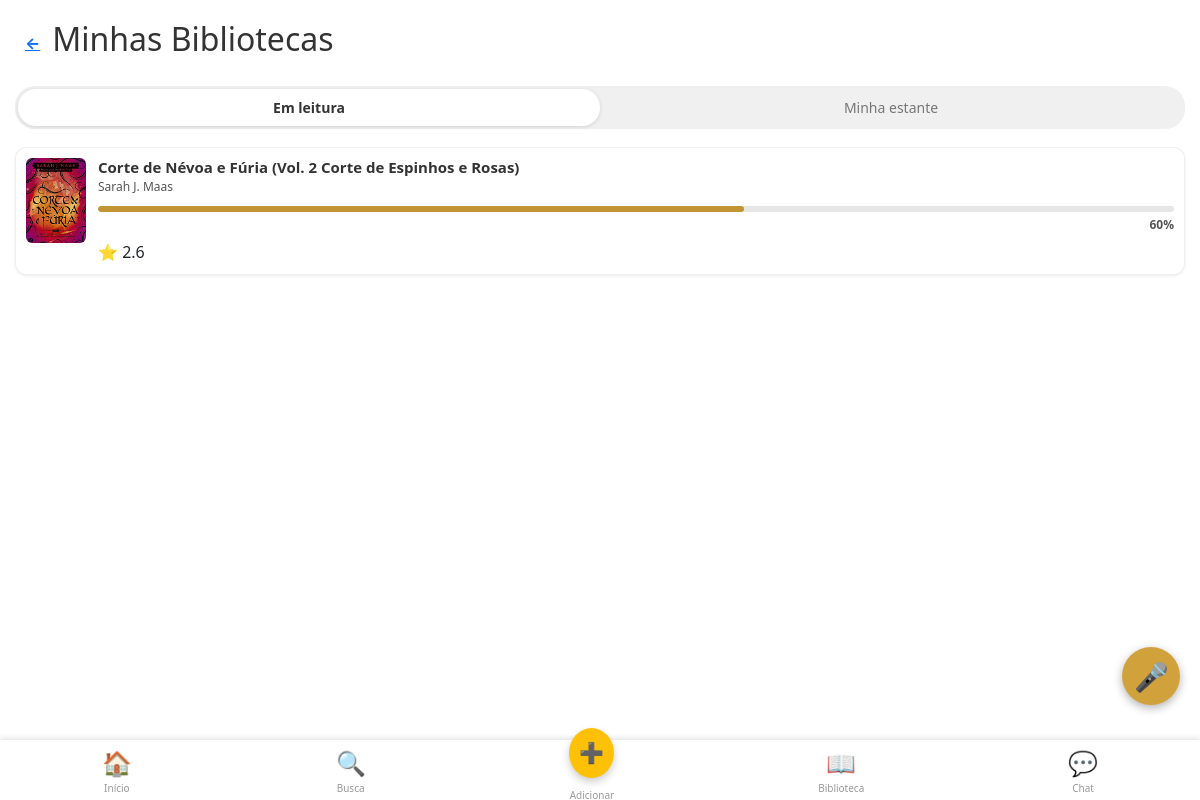
The app's page /biblioteca/ (signed in) with its own data.
### livros/models.py (models this page shows, shortened)
class Livro(models.Model):
    titulo = models.CharField(max_length=200)
    autor = models.CharField(max_length=200)
    genero = models.CharField(max_length=100, choices=GENERO_CHOICES)
    sinopse = models.TextField(blank=True, null=True)
    ficha_tecnica = models.TextField(blank=True, null=True)
    capa = models.ImageField(upload_to='capas/', blank=True, null=True)
    em_alta = models.BooleanField(default=False)
    conteudo = models.TextField(
        blank=True,
        null=True,
        verbose_name="Conteúdo do Livro (Capítulo 1, etc.)"
    )

### livros/views.py (the view)
# urls.py: path('biblioteca/', views.biblioteca, name="biblioteca"),
@login_required
def biblioteca(request):
    tab = request.GET.get('tab', 'leitura')
    em_leitura = []
    estante = []
    if request.user.is_authenticated:
        progresso = (
            ProgressoLeitura.objects
            .filter(usuario=request.user)
            .select_related('livro')
        )
        for p in progresso:
            try:
                percent = int((p.pagina_atual / p.total_paginas) * 100)
            except ZeroDivisionError:
                percent = 0
            media = (
                p.livro.avaliacoes.aggregate(Avg("estrelas"))["estrelas__avg"]
            )
            if media is None:
                media = 0
            em_leitura.append({
                "livro": p.livro,
                "pagina_atual": p.pagina_atual,
                "total_paginas": p.total_paginas,
                "percent": percent,
                "media": round(media, 1),  # 👈 bonitinho para exibir 4.3
            })
    context = {
        "tab": tab,
        "em_leitura": em_leitura,
        "estante": estante,
    }
    return render(request, "livros/biblioteca.html", context)

### livros/templatetags/livros_extras.py (called while the page is built)
@register.filter
def div(pagina_atual, total_paginas):
    try:
        if not total_paginas:
            return 0
        return (pagina_atual / total_paginas) * 100
    except Exception:
        return 0

### livros/templates/livros/biblioteca.html (shortened to what this page needs)
{% extends "global/base.html" %}
{% load static %}
{% load livros_extras %}
{% block content %}
<main class="biblioteca-container">
    <header class="bib-topbar">
        <a href="{% url 'livros:home' %}" class="ico-btn">←</a>
        <h2>Minhas Bibliotecas</h2>
    </header>
    {% with tab=request.GET.tab|default:'leitura' %}
        <div class="bib-tabs">
            <a href="?tab=leitura" class="{% if tab == 'leitura' %}active{% endif %}">Em leitura</a>
            <a href="?tab=estante" class="{% if tab == 'estante' %}active{% endif %}">Minha estante</a>
        </div>
        <section class="bib-lista">
            {% if tab == 'leitura' %}
                {% if em_leitura %}
                    {% for item in em_leitura %}
                        <div class="bib-item">
                            <img src="{{ item.livro.capa.url }}" class="bib-capa" alt="{{ item.livro.titulo }}">
                            <div class="bib-info">
                                <h4>{{ item.livro.titulo }}</h4>
                                <p class="autor">{{ item.livro.autor }}</p>
                                <div class="barra">
                                    <div class="fill"
                                         style="width:{{ item.pagina_atual|div:item.total_paginas|floatformat:0 }}%;">
                                    </div>
                                </div>
                                <span class="percent">
                                    {{ item.pagina_atual|div:item.total_paginas|floatformat:0 }}%
                                </span>
                                <div class="rating">
                                    ⭐ {{ item.media }}
                                </div>
                            </div>
                        </div>
                    {% endfor %}
                {% else %}
                    <p class="empty">Nenhum livro em leitura.</p>
                {% endif %}
            {% endif %}
        </section>
    {% endwith %}
    {% include "livros/navbar_mobile.html" %}
    <span class="mic-button">🎤</span>
</main>
{% endblock %}

### livros/static/livros/style.css (style rules this page uses)
:root { --primary-color: #795548; --secondary-color: #FFC107; --background-light: #F8F8F8; --text-dark: #333; --border-color: #E0E0E0; --white: #FFFFFF; }
body { font-family: Arial, sans-serif; background-color: var(--background-light); color: var(--text-dark); margin: 0; padding: 0; min-height: 100vh; }
body { background: #f5f5f5; margin: 0; font-family: 'Inter', sans-serif; }
.biblioteca-container { padding: 10px 15px 80px; background: var(--white); }
.bib-topbar { display: flex; align-items: center; gap: 12px; padding: 10px; font-weight: bold; color: var(--text-dark); }
.bib-tabs { display: flex; background: #f0f0f0; padding: 3px; border-radius: 20px; margin: 10px 0 18px; }
.bib-tabs a { flex: 1; text-align: center; padding: 8px 12px; border-radius: 18px; color: #777; font-size: 14px; text-decoration: none; }
.bib-tabs a.active { background: var(--white); color: var(--text-dark); font-weight: 600; box-shadow: 0 1px 4px rgba(0,0,0,.12); }
.bib-lista { display: flex; flex-direction: column; gap: 14px; }
.bib-item { display: flex; gap: 12px; padding: 10px; border-radius: 12px; background: #fff; border: 1px solid rgba(0,0,0,.06); box-shadow: 0 1px 3px rgba(0,0,0,.08); }
.bib-capa { width: 60px; height: 85px; object-fit: cover; border-radius: 6px; }
.bib-info { flex: 1; display: flex; flex-direction: column; }
.bib-info h4 { font-size: 15px; color: var(--text-dark); font-weight: 600; margin: 0; }
.bib-info .autor { font-size: 12px; margin: 2px 0 10px; color: #555; }
.barra { position: relative; width: 100%; height: 6px; background: #e6e6e6; border-radius: 5px; overflow: hidden; }
.fill { height: 100%; background: #c29432; border-radius: 5px; }
.percent { font-size: 12px; font-weight: 600; color: #555; margin-top: 4px; text-align: right; }
.rating { display: flex; align-items: center; gap: 4px; margin-top: 6px; }
.mic-button { position: fixed; bottom: 95px; right: 20px; width: 58px; height: 58px; border-radius: 50%; background: #d1a23c; color: white; font-size: 28px; display: flex; justify-content: center; align-items: center; cursor: pointer; box-shadow: 0 3px 10px rgba(0,0,0,.3); z-index: 999; transition: .2s; }

### records on screen
Livro: livro.capa (picture), livro.titulo "Corte de Névoa e Fúria (Vol. 2 Corte de Espinhos e Rosas)", livro.autor "Sarah J. Maas", pagina_atual|div "60", media "2.6"
